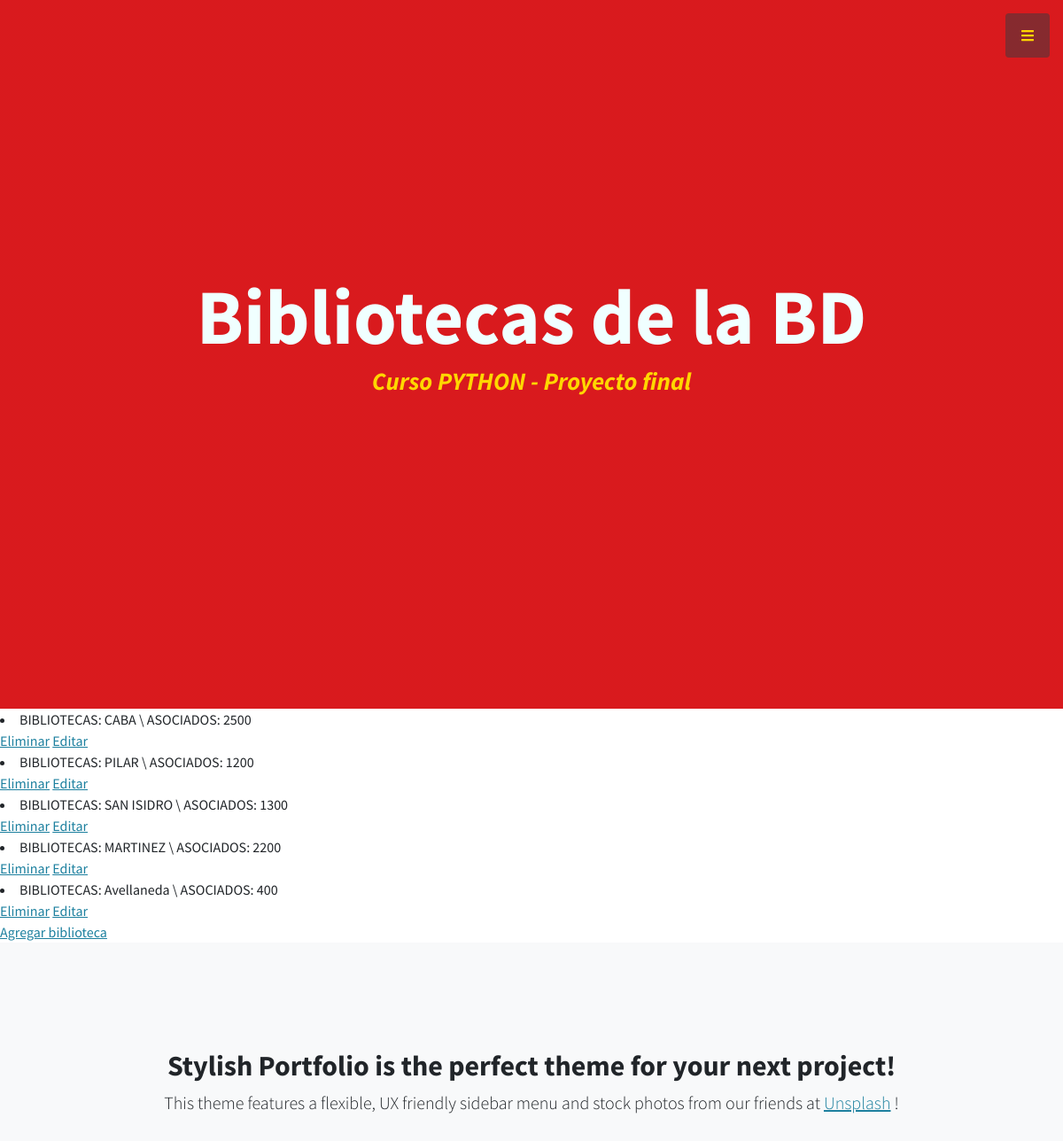
The page /App1/leerBibliotecas (upper part) on the database as committed earlier.
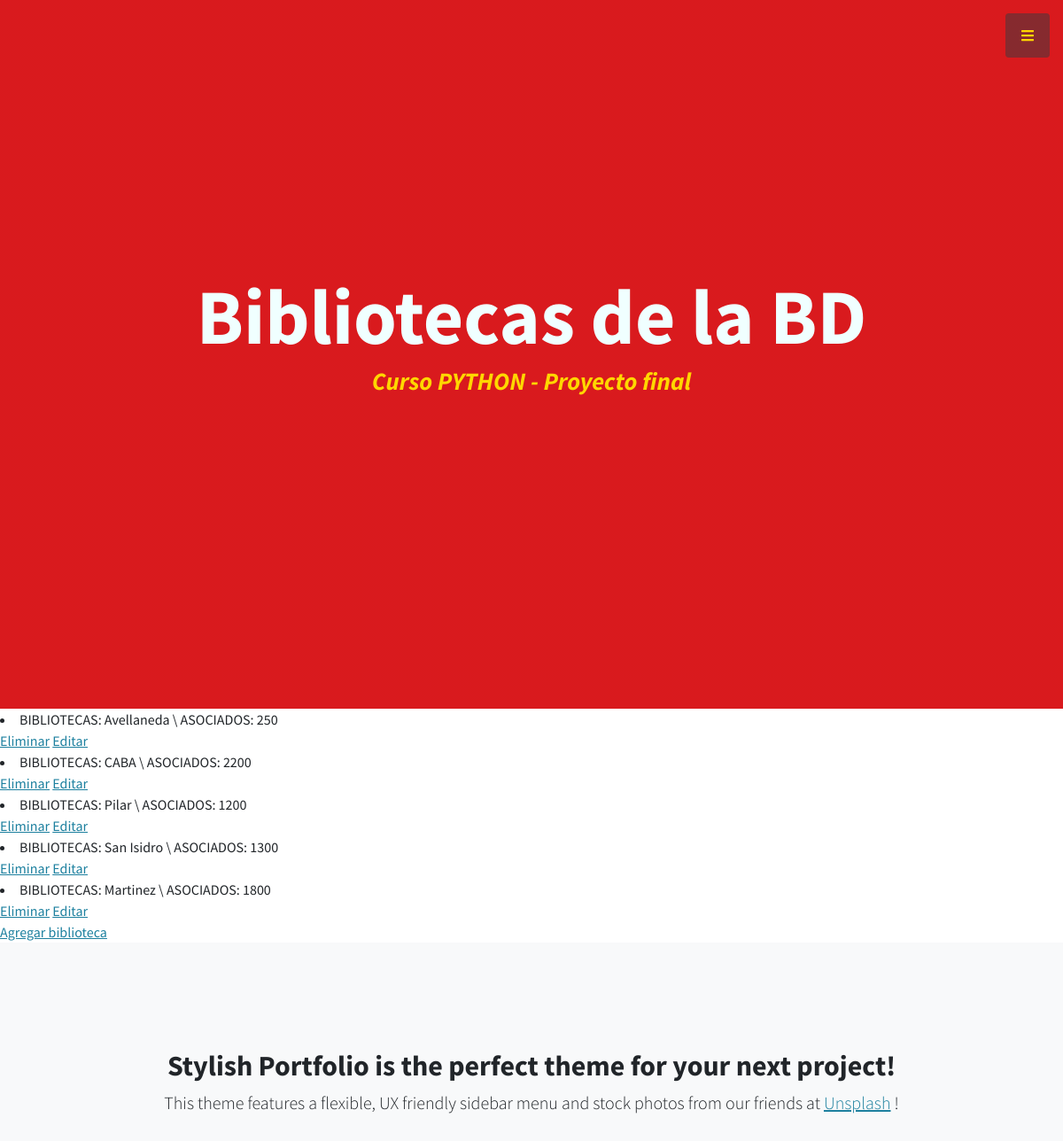
The same page on the database as committed later.
### App1/models.py (models this page shows)
class Bibliotecas (models.Model):
     ubicacion = models.CharField(max_length=60)
     nroAsociados = models.IntegerField()
     def __str__(self):
        return f"BIBLIOTECAS: {self.ubicacion} \ ASOCIADOS: {self.nroAsociados}"

### App1/views.py (the view)
# urls.py: path('leerBibliotecas', views.leerBibliotecas, name="LeerBibliotecas"),
def leerBibliotecas(request):
    bibliotecas = Bibliotecas.objects.all()
    dir = {"bibliotecas":bibliotecas}
    return render(request, "App1/leerBibliotecas.html", dir)

### App1/templates/App1/leerBibliotecas.html
{% extends "App1/padre.html" %}
{% load static %}
{% block contenido2 %}
    <h1 class="mb-1" style="color: azure;"> Bibliotecas de la BD <br> </h1>
{% endblock %}
{% block contenido %}
{% for b in bibliotecas %}
    <li> {{ b }} </li>
    <a href="{% url 'EliminarBibliotecas' b.ubicacion %}">Eliminar</a>
    <a href="{% url 'EditarBibliotecas' b.ubicacion %}">Editar</a>
    <br>
{% endfor %}
<a href="{% url 'BibliotecasFormulario'%}"> Agregar biblioteca </a>
{% endblock %}

Rows that differ between the two databases and show on the page:
removed Bibliotecas: ubicacion+nroAsociados "BIBLIOTECAS: CABA \\ ASOCIADOS: 2500"
removed Bibliotecas: ubicacion+nroAsociados "BIBLIOTECAS: PILAR \\ ASOCIADOS: 1200"
removed Bibliotecas: ubicacion+nroAsociados "BIBLIOTECAS: SAN ISIDRO \\ ASOCIADOS: 1300"
removed Bibliotecas: ubicacion+nroAsociados "BIBLIOTECAS: MARTINEZ \\ ASOCIADOS: 2200"
changed Bibliotecas: ubicacion+nroAsociados "BIBLIOTECAS: Avellaneda \\ ASOCIADOS: 400" → "BIBLIOTECAS: Avellaneda \\ ASOCIADOS: 250"
added Bibliotecas: ubicacion+nroAsociados "BIBLIOTECAS: CABA \\ ASOCIADOS: 2200"
added Bibliotecas: ubicacion+nroAsociados "BIBLIOTECAS: Pilar \\ ASOCIADOS: 1200"
added Bibliotecas: ubicacion+nroAsociados "BIBLIOTECAS: San Isidro \\ ASOCIADOS: 1300"
added Bibliotecas: ubicacion+nroAsociados "BIBLIOTECAS: Martinez \\ ASOCIADOS: 1800"
